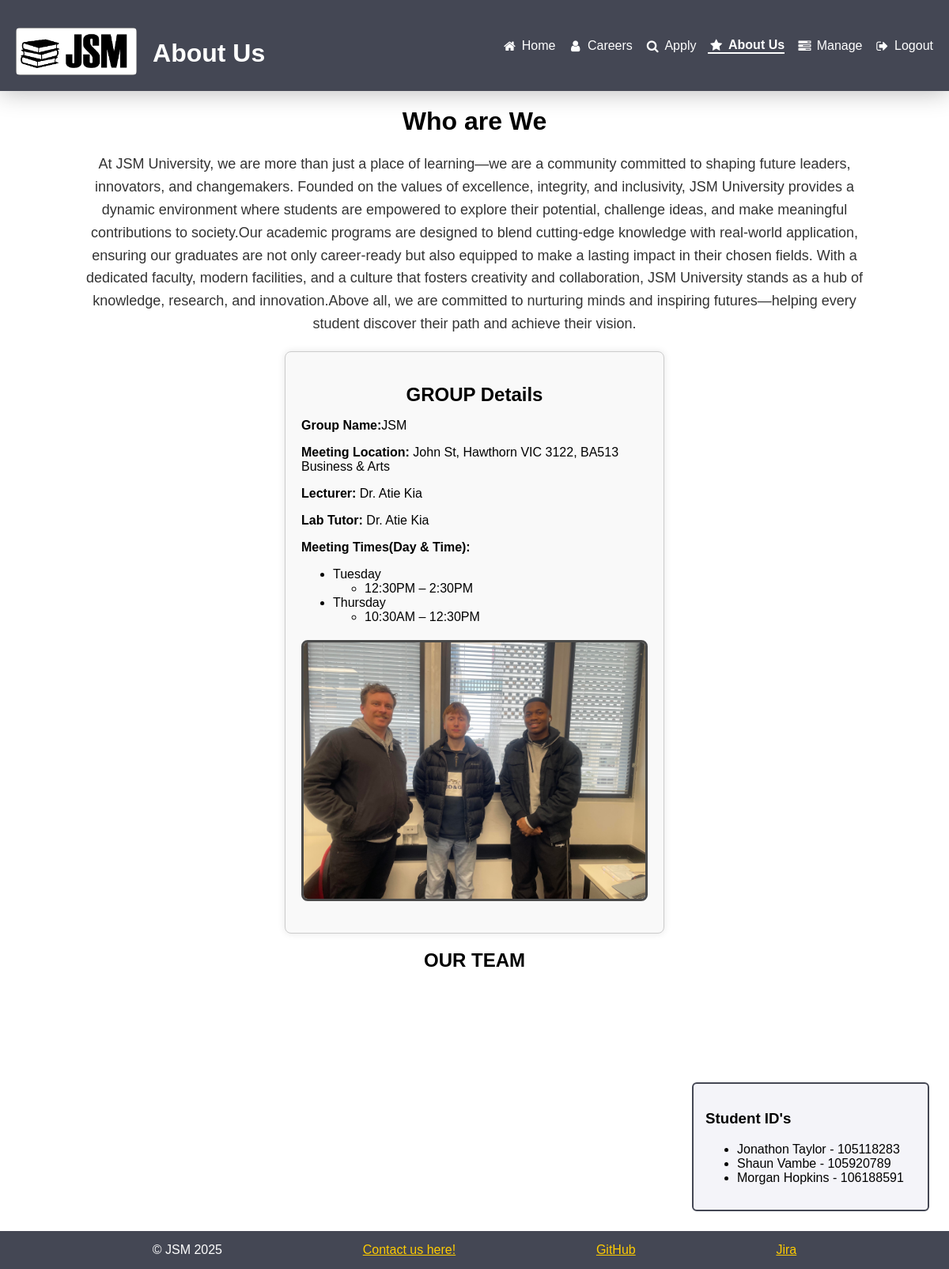
Page /about_new.php (signed in) on the committed database.
### tables this page shows
CREATE TABLE Member( 
    MemberID    INT PRIMARY KEY NOT NULL, 
    UserID      INT NOT NULL, 
    FullName    VARCHAR(20), 
    Bio         VARCHAR(2048), 
    FavLanguage VARCHAR(20), 
    FavQuote    VARCHAR(256), 
    DreamJob    VARCHAR(128), 
    CodingSnack VARCHAR(30), 
    HomeTown    VARCHAR(30), 
    ProgLang    VARCHAR(12), 
    FunFact     VARCHAR(256), 
    FOREIGN KEY (UserID) REFERENCES User(ID) ON DELETE CASCADE
);

### about_new.php (the view, shortened to what this page needs)
<?php
include 'header.inc';
include 'nav.inc';
require_once 'settings.php';
$conn = mysqli_connect($host, $user, $password, $database);
$sql = "SELECT * FROM Member";
$members = mysqli_query($conn, $sql);
echo '<h1><strong>Who are We</strong></h1>';
echo '<p class="aboutus">';
echo 'At JSM University, we are more than just a place of learning—we are a community committed to shaping future leaders, innovators, and changemakers. Founded on the values of excellence, integrity, and inclusivity, JSM University provides a dynamic environment where students are empowered to explore their potential, challenge ideas, and make meaningful contributions to society.';
echo 'Our academic programs are designed to blend cutting-edge knowledge with real-world application, ensuring our graduates are not only career-ready but also equipped to make a lasting impact in their chosen fields. With a dedicated faculty, modern facilities, and a culture that fosters creativity and collaboration, JSM University stands as a hub of knowledge, research, and innovation.';
echo 'Above all, we are committed to nurturing minds and inspiring futures—helping every student discover their path and achieve their vision.';
echo '</p>';
echo '<div class="containerdetails">';
echo '<h2>GROUP Details</h2>';
echo '<p><strong>Group Name:</strong>JSM</p>';
echo '<p><strong>Meeting Location:</strong> John St, Hawthorn VIC 3122, BA513 Business & Arts</p>';
echo '<p><strong>Lecturer:</strong> Dr. Atie Kia</p>';
echo '<p><strong>Lab Tutor:</strong> Dr. Atie Kia</p>';
echo '<p><strong>Meeting Times(Day & Time):</strong></p>';
echo '<ul>';
echo '<li>Tuesday<ul><li>12:30PM – 2:30PM</li></ul></li>';
echo '<li>Thursday<ul><li>10:30AM – 12:30PM</li></ul></li>';
echo '</ul>';
echo '<img src="images/group_photo.jpg" alt="JSM Team Photo" class="group-photo">';
echo '</div>';
echo '<h2 class="team"><strong>OUR TEAM</strong></h2>';
echo '<aside id="teaminfo">';
echo '<h3><strong>Student ID\'s</strong></h3>';
echo '<ul>';
while ($member = mysqli_fetch_assoc($members)) {
    echo "<li>" . $member['FullName'] . " - " . $member['MemberID'] . "</li>";
}
echo '</ul>';
echo '</aside>';
include 'footer.inc';
?>

### styles/style.css (style rules this page uses)
body { background-color: white; font-family: Arial, sans-serif; margin: 0; padding: 0; }
body h1 { text-align: center; margin-top: 20px; }
aside { width: 25%; float: right; border: 2px solid #444754; margin: 25px; padding: 15px; background-color: #f4f4f9; border-radius: 6px; margin-top: 2%; }
p.aboutus { width: 85%; margin: 20px auto; font-size: 18px; line-height: 1.6; color: #333; text-align: center; }
h2.team { text-align: center; margin-top: 20px; }
div.containerdetails { width: 40%; margin: 20px auto; padding: 20px; border: 1px solid #ccc; border-radius: 8px; box-shadow: 0 0 10px rgba(0, 0, 0, 0.1); background-color: #f9f9f9; text-align: left; justify-content: space-between; }
.group-photo { display: block; max-width: 100%; height: auto; margin: 20px auto; border-radius: 8px; border: 3px solid rgba(0, 0, 0, 0.7); }
div.containerdetails h2 { text-align: center; margin-bottom: 15px; }
aside#teaminfo { width: 25%; float: right; border: 2px solid #444754; margin: 25px; padding: 15px; background-color: #f4f4f9; border-radius: 6px; margin-top: 10%; }
* { box-sizing: border-box; }

### rows in the picture
member: FullName "Jonathon Taylor", MemberID "105118283"
member: FullName "Shaun Vambe", MemberID "105920789"
member: FullName "Morgan Hopkins", MemberID "106188591"

### other values in the picture
$pageHeading "About Us"
